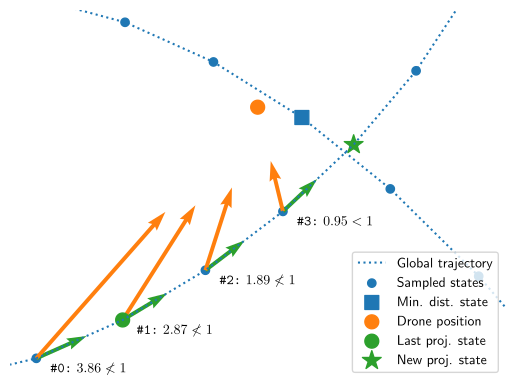

Recreate this plot in Python.

import utils
from expert_state_projection_data import *
import matplotlib.pyplot as plt




utils.initRCParams()
fig, ax = plt.subplots()


# ss0
ax.scatter(
    ss0['x'], ss0['y'],
    **ss0['kwargs']
)

# gt0
ax.plot(
    gt0['x'], gt0['y'], 
    **gt0['kwargs']
)

# ss1
ax.scatter(
    ss1['x'], ss1['y'],
    **ss1['kwargs']
)

# gt1
ax.plot(
    gt1['x'], gt1['y'], 
    **gt1['kwargs']
)

# mds
ax.scatter(
    mds['x'], mds['y'],
    **mds['kwargs']
)

# d
ax.scatter(
    d['x'], d['y'],
    **d['kwargs']
)


# a2p, a2d, c
for j in IDXS:

    a2p, a2d, c = a2p_a2d_cl(j)
    utils.Arrow(
        ax,
        a2p['x'], a2p['y'],
        a2p['dx'], a2p['dy'],
        a2p['width'],
        **a2p['kwargs']
    )
    utils.Arrow(
        ax,
        a2d['x'], a2d['y'],
        a2d['dx'], a2d['dy'],
        a2d['width'],
        **a2d['kwargs']
    )

    ax.annotate(
        c['text'],
        c['xyz'][:-1],
        (10, -10),
        textcoords=c['textcoords']
    )

# ops
ax.scatter(
    ops['x'], ops['y'],
    **ops['kwargs']
)

# ops
ax.scatter(
    nps['x'], nps['y'],
    **nps['kwargs']
)


# Plot configurations
legend = ax.legend(loc='lower right')
ax.set_xlim(XLIM)
ax.set_ylim(YLIM)
plt.axis('off')
utils.saveFig(__file__)
